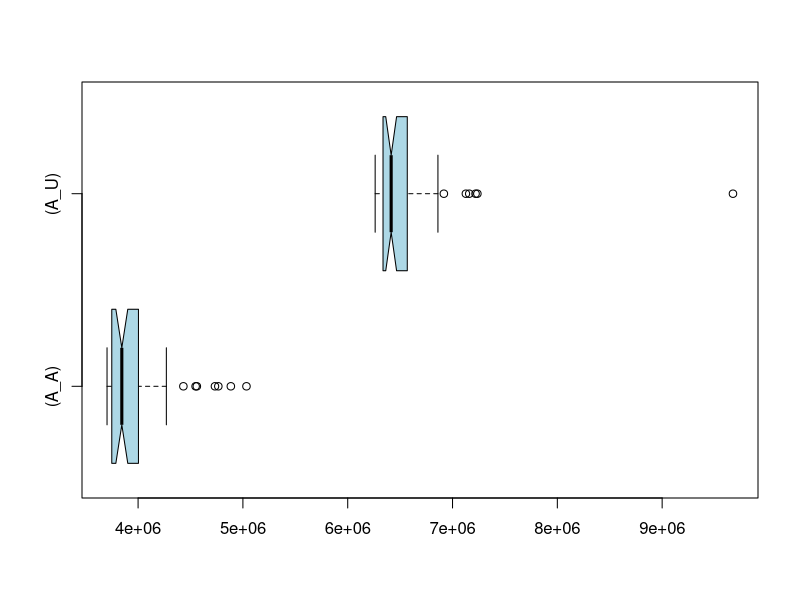

Generate this figure with R:
if (exists("A_A")) remove("A_A")
if (exists("A_U")) remove("A_U")
if (exists("C_A")) remove("C_A")
if (exists("C_U")) remove("C_U")
A_U<-c(9675651,6303377,6429742,6860715,6445237,6438195,6777207,6374156,6318860,6327420,6917350,6775729,6568363,6494607,6447812,6463730,6261860,6369291,6335997,7219872,6289220,6313845,6356989,6324303,7236996,7159483,6568317,6372594,6369112,6310279,6336903,7127483,6678272,6388411,6445106,6384346,6460895,6386021,6382498,6593192,6394591,6348092,6515273,6310221,6430024,6399384,6319540,6270401,6659993,6480421)
A_A<-c(4233546,3761167,3713262,4432072,3845100,3831299,4013410,3812280,3964451,3983140,3703756,4765422,3919206,3741410,3807275,4548836,3705670,3709013,3901849,3714479,3776827,4001526,3748895,3811112,4269674,3770217,3811546,4884956,3773278,3741520,4003548,3828325,3844334,4560469,3725463,3710686,3972581,3728446,3909945,5033984,3879147,3739219,4036211,3801080,3906746,4055546,3743942,3847450,4733381,3899784)
if (exists("A_U")) boxplot.stats(A_U)
if (exists("A_A")) boxplot.stats(A_A)
if (exists("C_U")) boxplot.stats(C_U)
if (exists("C_A")) boxplot.stats(C_A)
if (exists("A_U")) summary(A_U)
if (exists("A_A")) summary(A_A)
if (exists("C_U")) summary(C_U)
if (exists("C_A")) summary(C_A)
if (exists("A_U")) boxplot(A_A,A_U,col="lightblue",horizontal=TRUE,match=TRUE,names=c("(A_A)","(A_U)"),notch=TRUE)
if (exists("C_U")) boxplot(C_A,C_U,col="lightblue",horizontal=TRUE,match=TRUE,names=c("(C_A)","(C_U)"),notch=TRUE)
